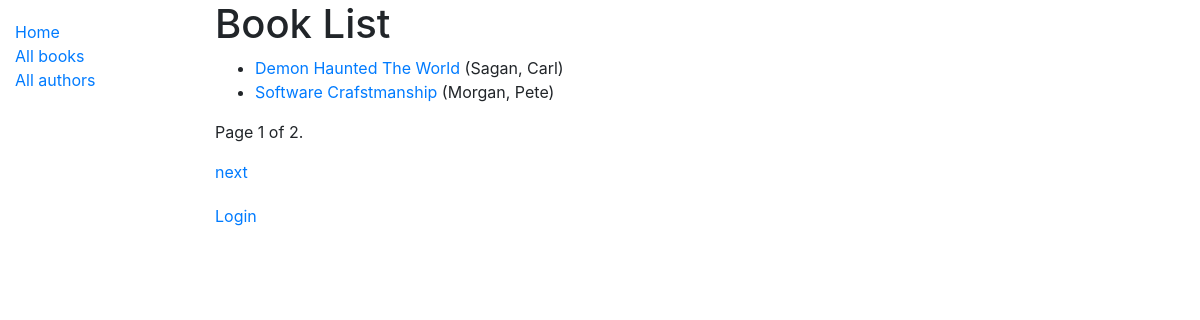
Before: /catalog/books/ with the older database file.
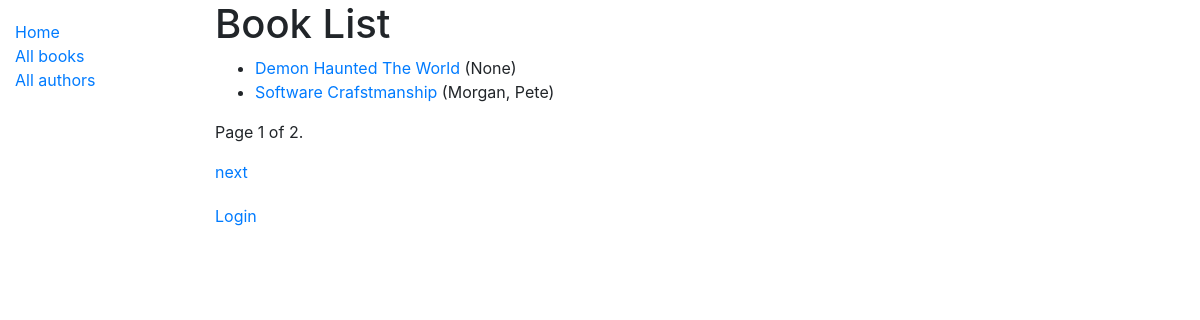
After: the same page with the newer database file.
### catalog/models.py (models this page shows, shortened)
class Book(models.Model):
    title = models.CharField(max_length=200)
    author = models.ForeignKey('Author', on_delete=models.SET_NULL, null=True)
    summary = models.TextField(
        max_length=1000, help_text='Enter a brief description of the book')
    isbn = models.CharField(
        'ISBN', max_length=13, help_text='13 Character <a href="https://www.isbn-international.org/content/what-isbn">ISBN number</a>')
    genre = models.ManyToManyField(
        Genre, help_text='Select a genre for this book')
    def get_absolute_url(self):
        return reverse('book-detail', args=[str(self.id)])
    def display_genre(self):
        """Create a string for the Genre. This is required to display genre in Admin."""
        return ', '.join(genre.name for genre in self.genre.all()[:3])
    display_genre.short_description = 'Genre'

class Author(models.Model):
    first_name = models.CharField(max_length=100)
    last_name = models.CharField(max_length=100)
    date_of_birth = models.DateField(null=True, blank=True)
    date_of_death = models.DateField('Died', null=True, blank=True)
    class Meta:
        ordering = ['last_name', 'first_name']
    def __str__(self):
        return f'{self.last_name}, {self.first_name}'

### catalog/views.py (the view)
# urls.py: path('books/', views.BookListView.as_view(), name='books'),
class BookListView(generic.ListView):
    model = Book
    template_name = 'templates/book_list.html'
    paginate_by = 2

### catalog/templates/catalog/book_list.html
{% extends "base_generic.html" %}
{% block content %}
<h1>Book List</h1>
{% if book_list %}
<ul>
    {% for book in book_list %}
    <li>
        <a href="{{ book.get_absolute_url }}">{{ book.title }}</a> ({{book.author}})
    </li>
    {% endfor %}
</ul>
{% else %}
<p>There are no books in the library.</p>
{% endif %}
{% endblock %}

### catalog/templates/base_generic.html (shortened to what this page needs)
<!DOCTYPE html>
<html lang="en">
<head>
    <link rel="stylesheet" href="https://stackpath.bootstrapcdn.com/bootstrap/4.1.3/css/bootstrap.min.css"
>
    {% load static %}
    <link rel="stylesheet" href="{% static 'css/styles.css' %}">
</head>
<body>
    <div class="container-fluid">
        <div class="row">
            <div class="col-sm-2">
                {% block sidebar %}
                <ul class="sidebar-nav">
                    <li><a href="{% url 'index' %}">Home</a></li>
                    <li><a href="{% url 'books' %}">All books</a></li>
                    <li><a href="{% url 'authors' %}">All authors</a></li>
                </ul>
                {% endblock %}
            </div>
            <div class="col-sm-10 ">{% block content %}{% endblock %}
                {% block pagination %}
                {% if is_paginated %}
                <div class="pagination">
                    <span class="page-links">
                        <span class="page-current">
                            <p>Page {{ page_obj.number }} of {{ page_obj.paginator.num_pages }}.</p>
                        </span>
                        {% if page_obj.has_next %}
                        <a href="{{ request.path }}?page={{ page_obj.next_page_number }}">next</a>
                        {% endif %}
                    </span>
                </div>
                <ul class="sidebar-nav">
                    {% if user.is_authenticated %}
                    <li>User: {{ user.get_username }}</li>
                    <li><a href="{% url 'logout'%}?next={{request.path}}">Logout</a></li>
                    {% else %}
                    <li><a href="{% url 'login'%}?next={{request.path}}">Login</a></li>
                    {% endif %}
                </ul>
                {% endif %}
                {% endblock %}
            </div>
        </div>
    </div>
</body>
</html>

### catalog/static/css/styles.css (style rules this page uses)
.sidebar-nav { margin-top: 20px; padding: 0; list-style: none; }

Changed rows visible on the page:
changed Book "Demon Haunted The World": author "Sagan, Carl" → "None"
